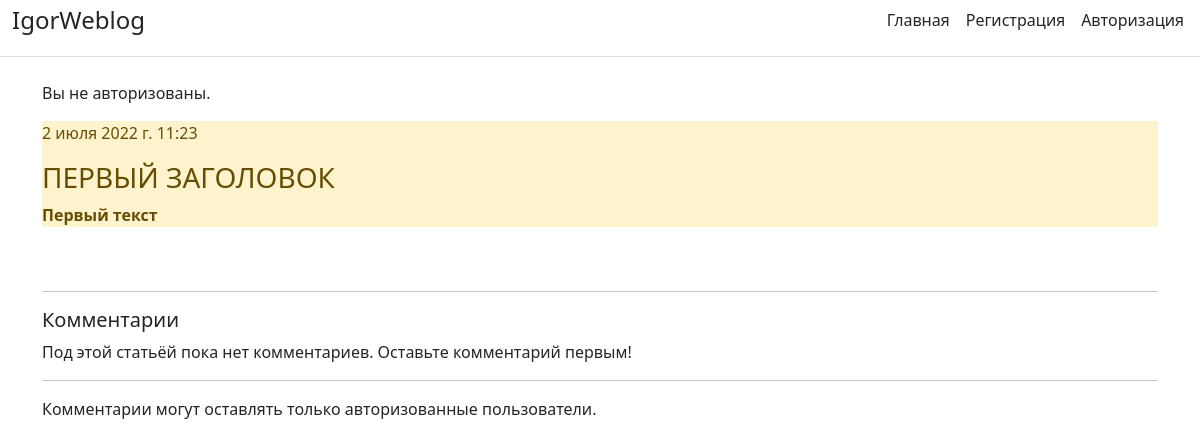
/article_detail/2022-07-02-1123390000/, run on the app's committed database.
### Blog/models.py (models this page shows, shortened)
class Task(models.Model):
    title = models.CharField('Название', max_length=50)
    task = models.TextField('Текст')
    created_dt = models.DateTimeField('Дата', auto_now=True)
    publish = models.DateTimeField('Публикация', default=timezone.now)
    slug = models.SlugField('Ссылка', max_length=250, unique=True, null=False, blank=True, db_index=True)
    class Meta:
        verbose_name = 'Пост'
        verbose_name_plural = 'Посты'

### Blog/views.py (the view)
# urls.py: path('article_detail/<slug:slug>/', views.article_detail, name='article_detail'),
def article_detail(request, slug):
    article = get_object_or_404(Task, slug=slug)
    comments = article.comments.filter(active=True)
    if request.method == 'POST':
        comment_form = CommentForm(data=request.POST)
        if comment_form.is_valid():
            new_comment = comment_form.save(commit=False)
            new_comment.post = article
            new_comment.save()
    else:
        comment_form = CommentForm()
    context = {'article': article, 'slug': slug, 'comments': comments,
               'comment_form': comment_form}
    return render(request, 'Blog/article_detail.html', context)

### Blog/templates/Blog/article_detail.html (shortened to what this page needs)
{% extends 'Blog/base.html' %}
{% block content %}
<div class="alert-warning mt-3", class="container">
    <p>{{ article.publish }}</p>
    <h3>{{ article.title | upper }}</h3>
    <b>{{ article.task }}</b>
</div>
<br>
<br>
<hr>
{% with comments.Count as total_comments %}
    <h5>
        {{ total_comments }} Комментарии {{ total_comments|pluralize }}
    </h5>
{% endwith %}
{% for comment in comments %}
    <div class="comment">
        <p class="info">
            Comment {{ forloop.counter }} by {{ comment.name }}
            {{ comment.created }}
        </p>
        {{ comment.body|linebreaks }}
    </div>
{% empty %}
    <p>Под этой статьёй пока нет комментариев. Оставьте комментарий первым!</p>
{% endfor %}
<hr>
{% if new_comment %}
    <h2>Ваш коментарий добавлен</h2>
{% else %}
{% if request.user.is_authenticated %}
    <h5>Добавьте комментарий</h5>
    <form method="post" action=".">
        {% csrf_token %}
        {{ comment_form.as_p }}
        <button type="submit" class="btn btn-sucsess" style="background:lightblue">
            Добавить</button>
        <span>{{ error }}</span>
    </form>
{% else %}
    <p>Комментарии могут оставлять только авторизованные пользователи.</p>
{% endif %}
{% endif %}
{% endblock %}

### data on the page
Task: publish "2 июля 2022 г. 11:23", title "ПЕРВЫЙ ЗАГОЛОВОК", task "Первый текст"
